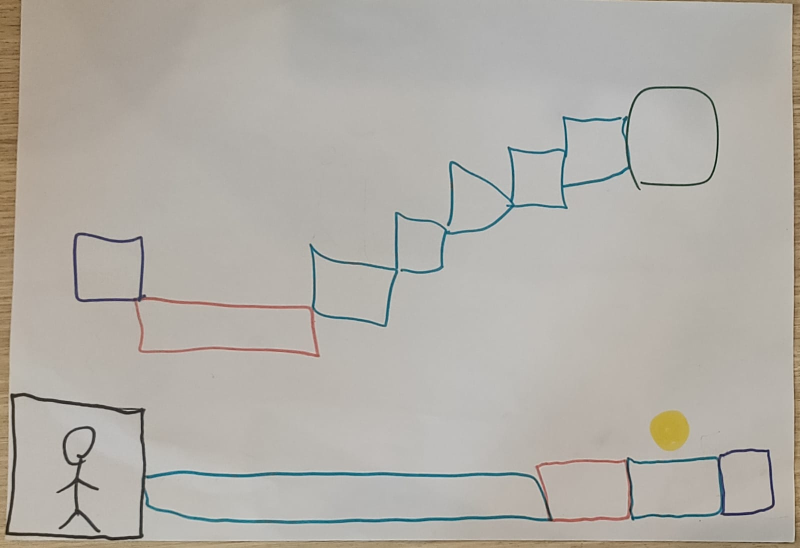
#> input picture game_converter/drawing2.jpeg, 1600 x 1096 px (shown at 1/2 size)
$ python linedetection.py
#> lines starting #> are read from the running program, lines starting #| are printed output that depends on the picture; after the words box and inside, x2 and y2 are one past the last pixel; in counts of white or black regions, pixels touching at a corner belong together
import json
import numpy as np
import cv2
from json_tricks import dumps
from scipy.spatial import distance as dist

# Load an color image in grayscale

def imgtojson(filepath,save_status = False,output_filename = False, game_id_given=False,display = False, imagewidth=800,imageheight=570):

#> called with filepath = 'drawing2.jpeg', save_status = True, output_filename = 'result.txt', game_id_given = 'result', display = True, imagewidth = 800, imageheight = 570
	img = cv2.imread(filepath)
#> img is the input picture: shape (1096, 1600, 3); mean B, G, R 167.5, 174.3, 178.2

	#display = False
	#imagewidth = 800
	#imageheight = 570

	img = cv2.resize(img, (imagewidth,imageheight) , interpolation = cv2.INTER_AREA)
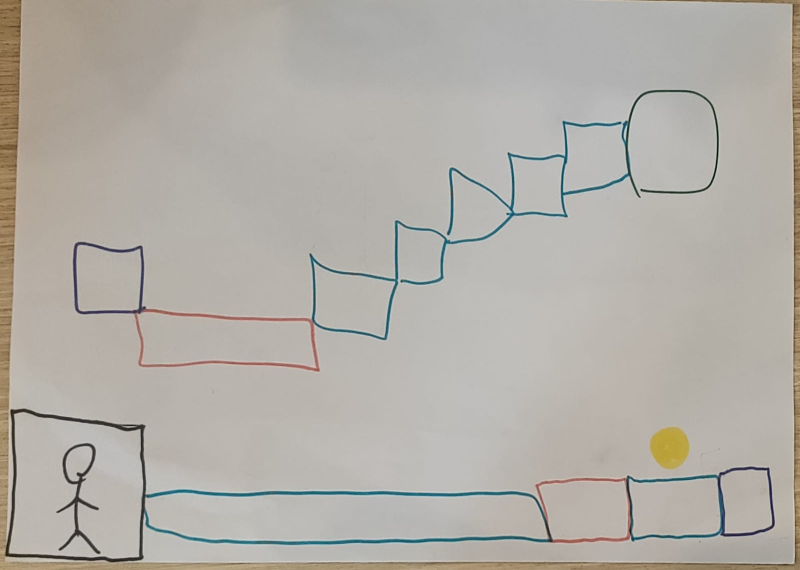
#> img: shape (570, 800, 3); mean B, G, R 167.5, 174.3, 178.2
	hsv = cv2.cvtColor(img, cv2.COLOR_BGR2HSV)
#> hsv: shape (570, 800, 3); mean H, S, V 21.7, 19.8, 179.3

	countourdata = {}
	countourdata["Teleport_BBs"] = []
	countourdata["Coin_BBs"] = []

	colours = [
		([88, 50, 50], [108, 255, 255],"blue"),
		([114,50,50],[180,255,255],"purple"),
		([112,50,50],[132,255,255],"purple"),
		([167,60,60],[187,255,255],"red"),
		([50,30,30],[80,255,255],"green"),
		([20,100,50],[35,255,255],"yellow"),
		#([10,0,0],[35,70,110],"black"),
		([0,0,30],[35,70,110],"black"),
	]


	print(hsv[205][242])
#| [ 19  11 179]

	# loop over the colours
	for (lower, upper,mycolour) in colours:

		# create NumPy arrays from the boundaries
		lower = np.array(lower, dtype = "uint8")
		upper = np.array(upper, dtype = "uint8")
		smallimage = img.copy()

		# find the colors within the specified boundaries and apply
		# the mask
		mask = cv2.inRange(hsv, lower, upper)


		kernel = np.ones((5,5),np.uint8)
		opening = cv2.morphologyEx(mask, cv2.MORPH_CLOSE, kernel)

		#opening2 = cv2.GaussianBlur(opening,(5, 5),0)
		output = cv2.bitwise_and(img, img, mask = opening)

		# show the images
		if display == True:
			cv2.imshow("mask- opening",opening)
			cv2.imshow("images", np.hstack([img, output]))

		contours, hierarchy = cv2.findContours(opening, cv2.RETR_TREE, cv2.CHAIN_APPROX_NONE)

		newcontours = []
		index = 0

		#filter out the anomaly contours
		for c in contours:
			x, y, w, h = cv2.boundingRect(c)
			parent_status = hierarchy[0][index][3]

			if ( w * h <= 0.95 * imageheight * imagewidth and w * h > 5) and parent_status == -1:
				newcontours.append(c)
			index += 1

		#show the contours
		if display == True:
			#for i in range(len(newcontours)):
				#cv2.drawContours(smallimage, newcontours, i, (0,255,0), 1)
			cv2.drawContours(smallimage, newcontours, -1, (0,255,0), 2)
			#cv2.waitKey(0)
			#for item in portals:
				#cv2.drawContours(smallimage, item[1], -1, (255,0,0), 2)

			cv2.imshow("display",smallimage)
			cv2.waitKey(0)

		temp_index = 0
		if mycolour == "yellow" or mycolour == "purple":
			portals = []

			for c in newcontours:
				smallx, smally, smallw, smallh = cv2.boundingRect(c)
				small_centroid = (smallx + smallw//2, smally + smallh//2)
				temp_status = False

				#cv2.drawContours(smallimage, newcontours, temp_index, (0,255,0), 1)

				if len(portals) == 0:
					portals.append([[small_centroid], c])
				else:
					for item in portals:
						for pt in item[0]:
							if dist.euclidean(small_centroid, pt) < 30:
								temp_status = True

						if temp_status == True:
							item[0].append(small_centroid)
							# [7 lines of commented-out code are left out]
							item[1] = np.concatenate([item[1],c])
							break

					if temp_status == False:
						portals.append([[small_centroid], c])

				#temp_index += 1
				#cv2.imshow("display",smallimage)
				#cv2.waitKey(0)


			for item in portals:
				stuff = cv2.boundingRect(item[1]) #starts from top right of box
				if mycolour == "purple":
					countourdata["Teleport_BBs"].append(stuff)
				elif mycolour == "yellow":
					countourdata["Coin_BBs"].append(stuff)


		countourdata[mycolour] = newcontours
#> this loop made 7 passes
#> contours on pass 4: 2 contours, all with area under 20
#> pass 1, in imgtojson, `mask = cv2.inRange(hsv, lower, upper)`:
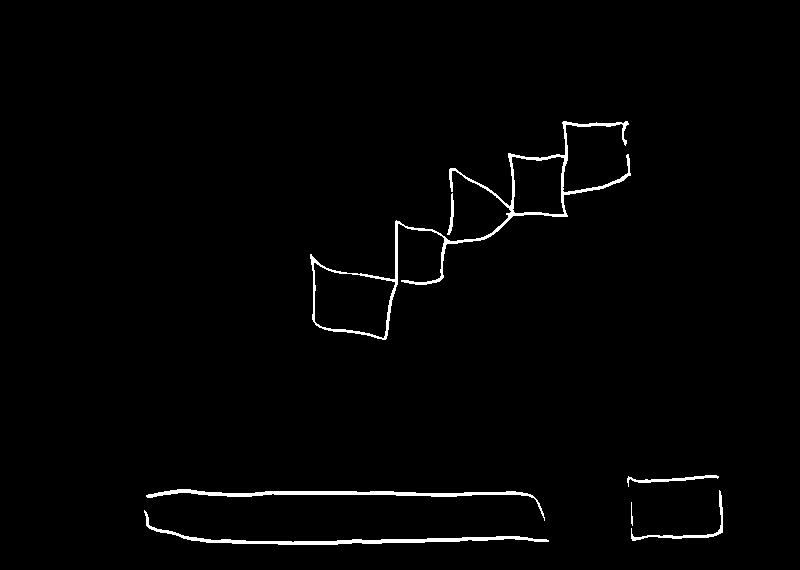
#> mask: shape (570, 800); 1.5% white; 7 white regions, largest, box (x1, y1, x2, y2) and area: (310, 121, 631, 340) 3030, (144, 510, 549, 545) 1509, (146, 489, 545, 521) 1490
#> pass 1, in imgtojson, `cv2.imshow("images", np.hstack([img, output]))`:
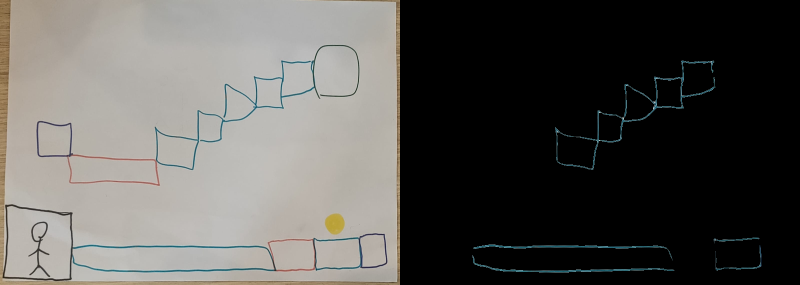
#> window 'images': shape (570, 1600, 3) (shown at 1/2 size); mean B, G, R 84.7, 88, 89.6
#> after the loop:
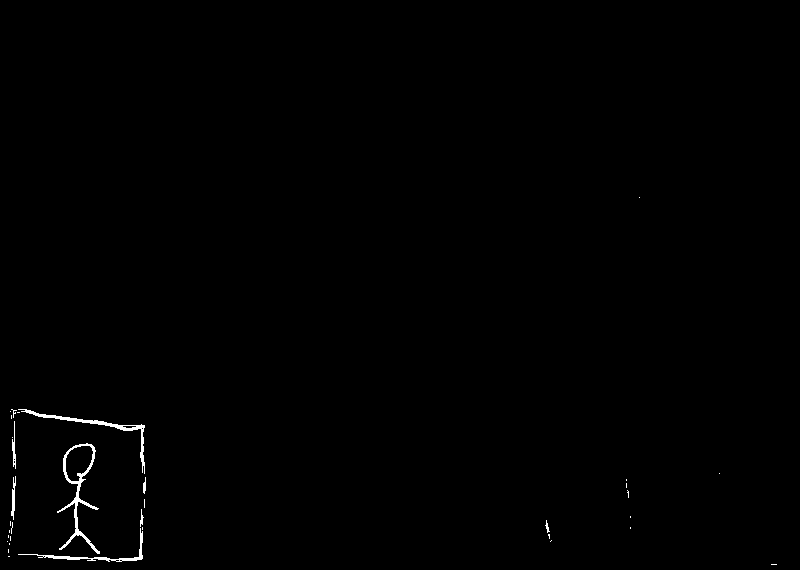
#> mask: shape (570, 800); 0.46% white; 34 white regions (26 under 20 px), largest, box (x1, y1, x2, y2) and area: (57, 443, 100, 554) 743, (18, 409, 145, 474) 567, (18, 528, 143, 562) 388
#> after the loop: opening: shape (570, 800); 0.51% white; 17 white regions (10 under 20 px), largest, box (x1, y1, x2, y2) and area: (18, 443, 144, 562) 1261, (10, 409, 145, 474) 659, (11, 476, 16, 520) 119
#> after the loop, countourdata = 8 items; item = 2 items

	blankmap = np.zeros((imageheight,imagewidth), dtype=int)
#> blankmap: shape (570, 800) int64; every value is 0

	for c in countourdata['blue']:
		for pt in c:
			blankmap[pt[0][1]][pt[0][0]] = 1
#> this loop made 5 passes
#> blankmap: shape (570, 800) int64; values 0 (black) and 1 (white), 0.75% white in thin lines or dots, all inside (x1, y1, x2, y2) = (144, 121, 723, 545)

	for c in countourdata['green']:
		for pt in c:
			blankmap[pt[0][1]][pt[0][0]] = 2
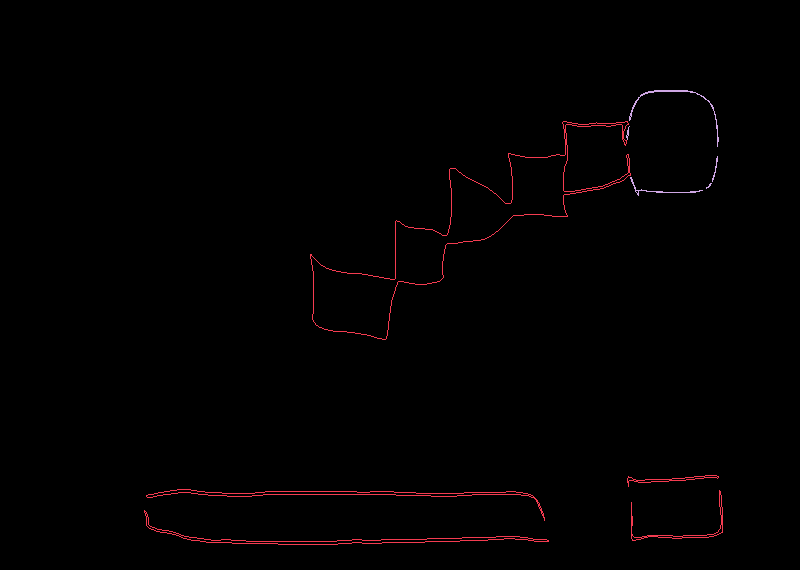
#> blankmap: shape (570, 800) int64; 3 distinct labels, from 0 to 2; one colour per label, 0 black

	for c in countourdata['red']:
		for pt in c:
			blankmap[pt[0][1]][pt[0][0]] = 3
#> this loop made 1 pass
#> blankmap: shape (570, 800) int64; 4 distinct labels, from 0 to 3

	for c in countourdata['purple']:
		for pt in c:
			blankmap[pt[0][1]][pt[0][0]] = 4
#> this loop made 2 passes
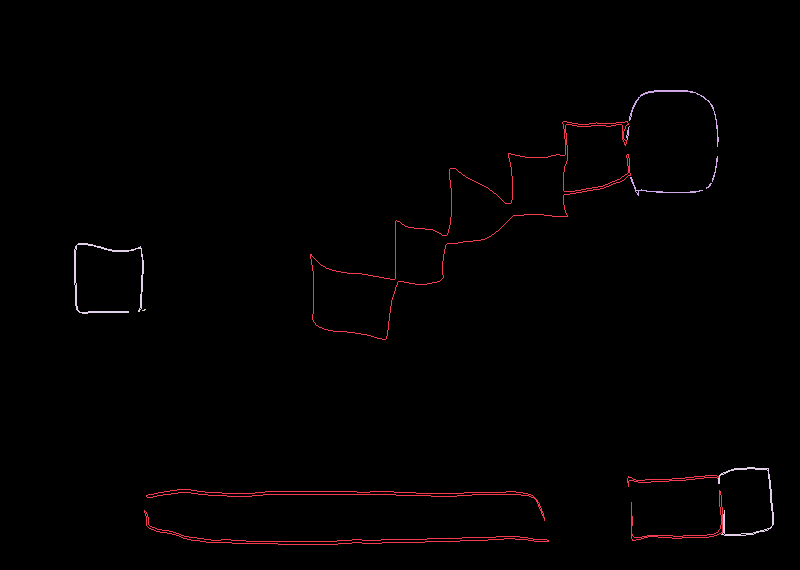
#> blankmap: shape (570, 800) int64; 5 distinct labels, from 0 to 4; one colour per label, 0 black

	for c in countourdata['yellow']:
		for pt in c:
			blankmap[pt[0][1]][pt[0][0]] = 5
#> blankmap: shape (570, 800) int64; 6 distinct labels, from 0 to 5

	for c in countourdata['black']:
		for pt in c:
			blankmap[pt[0][1]][pt[0][0]] = 6
#> this loop made 12 passes
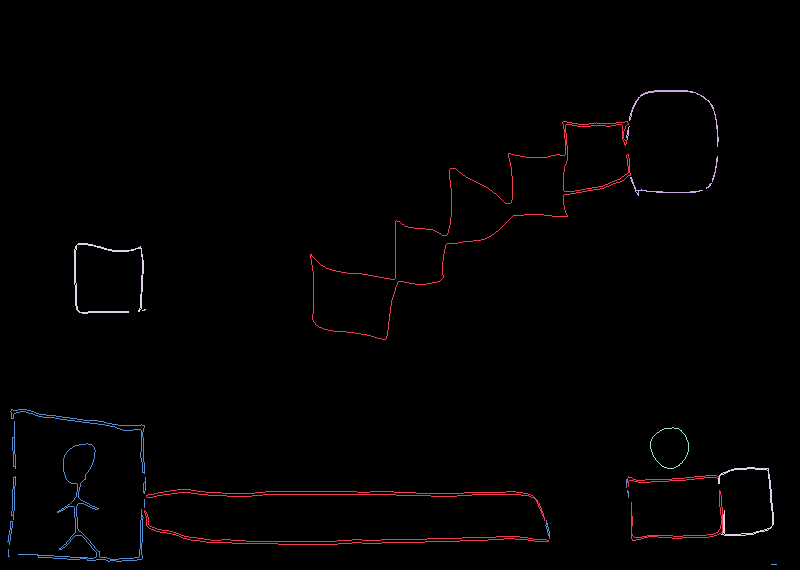
#> blankmap: shape (570, 800) int64; 7 distinct labels, from 0 to 6; one colour per label, 0 black

	#print(blankmap)
	#np.savetxt("result.txt", blankmap,delimiter=',')

	finaljson = dumps({'mapdata':blankmap,"Coin_BBs":countourdata["Coin_BBs"],"Teleport_BBs":countourdata["Teleport_BBs"],"link_to_file":"http://127.0.0.1:5000/game/" + game_id_given}, primitives=True)

	if save_status == True:
		with open(output_filename, 'w') as outfile:
			json.dump(finaljson, outfile)

	return finaljson

if __name__ == "__main__":
	imgtojson("drawing2.jpeg",True,"result.txt","result",True)
#> (the call stopped at in imgtojson, `finaljson = dumps({'mapdata':blankmap,"Coin_BBs":countourdata["Coin_BB..`: json_tricks is not available in this run)

$ run again, with game_converter/drawing.jpg copied over game_converter/drawing2.jpeg
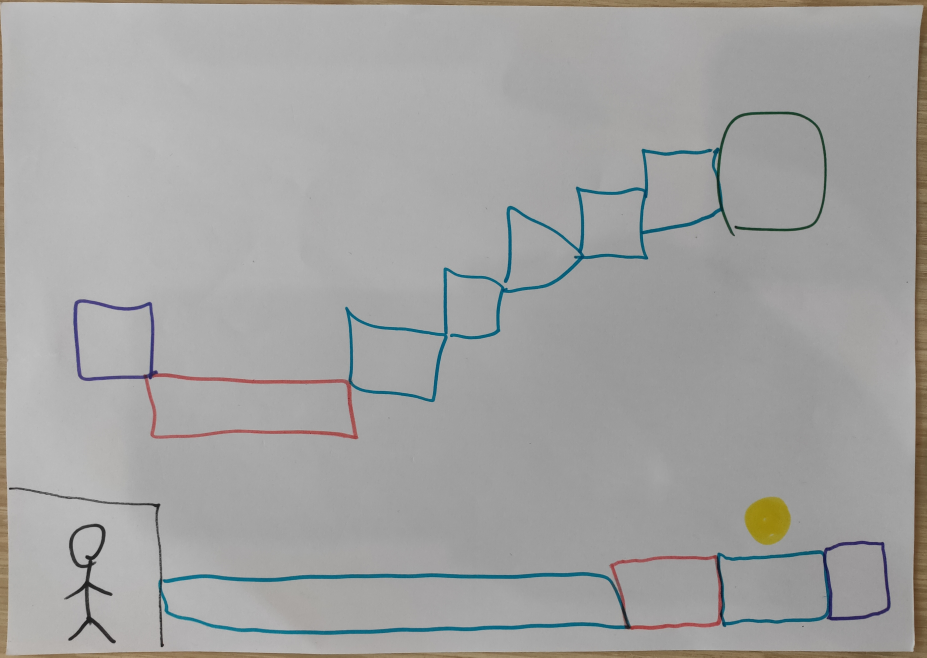
#> input picture game_converter/drawing.jpg, 3705 x 2629 px (shown at 1/4 size)
#> in imgtojson, img is the input picture: shape (2629, 3705, 3); mean B, G, R 162.3, 163.2, 163.3
#> img: shape (570, 800, 3)
#> hsv: shape (570, 800, 3); mean H, S, V 15.4, 8.9, 165.1
#| [  0   0 177]
#> after the loop in imgtojson, `for (lower, upper,mycolour) in colours:`:
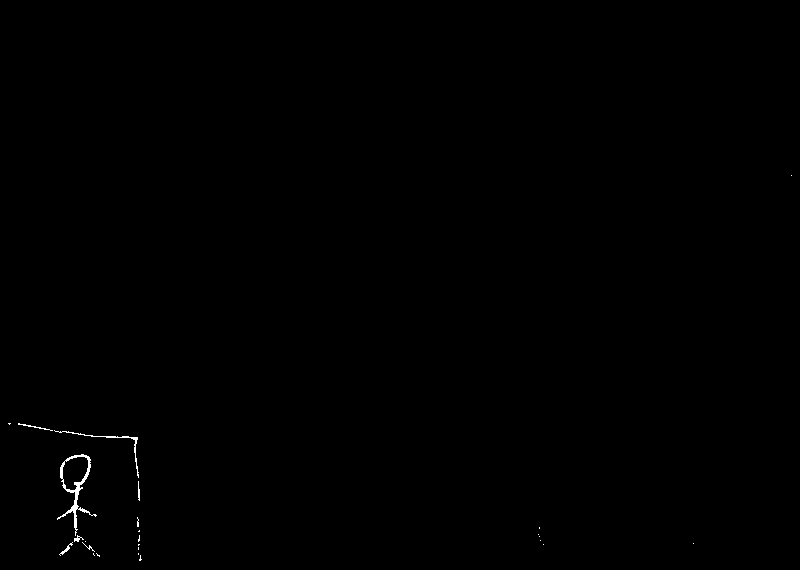
#> mask: shape (570, 800); 0.2% white in thin lines or dots, all inside (x1, y1, x2, y2) = (8, 175, 792, 561)
#> after the loop in imgtojson, `for (lower, upper,mycolour) in colours:`: countourdata = 8 items; item = 2 items
#> the loop in imgtojson, `for c in countourdata['blue']:` made 3 passes
#> the loop in imgtojson, `for c in countourdata['green']:` made 2 passes
#> the loop in imgtojson, `for c in countourdata['red']:` made 18 passes
#> the loop in imgtojson, `for c in countourdata['purple']:` made 2 passes
#> the loop in imgtojson, `for c in countourdata['yellow']:` made 1 pass
#> the loop in imgtojson, `for c in countourdata['black']:` made 5 passes
#> c on pass 5: [[8, 423], [9, 424], [10, 423], [9, 423]]
#> after the loop in imgtojson, `for c in countourdata['black']:`:
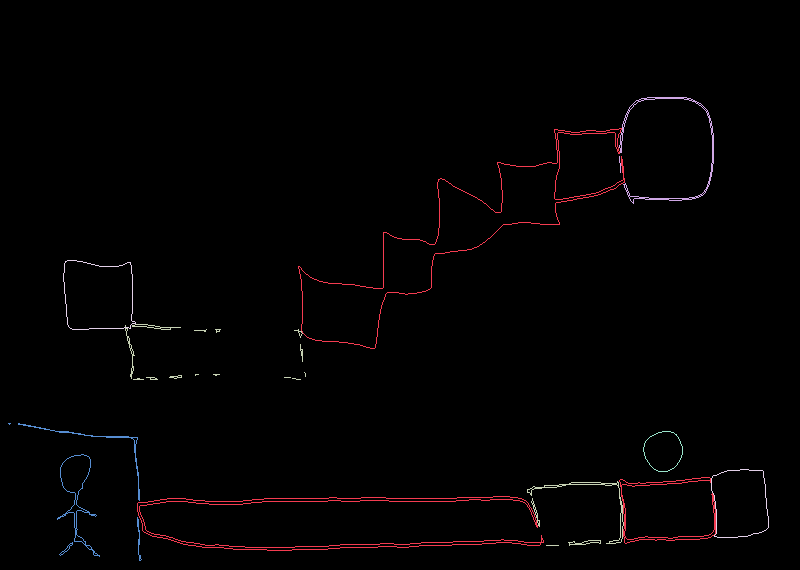
#> blankmap: shape (570, 800) int64; 7 distinct labels, from 0 to 6; one colour per label, 0 black
